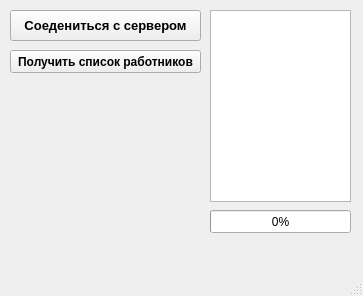
<?xml version="1.0" encoding="UTF-8"?>
<ui version="4.0">
 <class>MainWindow</class>
 <widget class="QMainWindow" name="MainWindow">
  <property name="geometry">
   <rect>
    <x>0</x>
    <y>0</y>
    <width>363</width>
    <height>296</height>
   </rect>
  </property>
  <property name="windowTitle">
   <string>MainWindow</string>
  </property>
  <widget class="QWidget" name="centralwidget">
   <widget class="QPushButton" name="pushButton">
    <property name="geometry">
     <rect>
      <x>10</x>
      <y>10</y>
      <width>191</width>
      <height>31</height>
     </rect>
    </property>
    <property name="font">
     <font>
      <pointsize>10</pointsize>
      <weight>75</weight>
      <bold>true</bold>
     </font>
    </property>
    <property name="text">
     <string>Соедениться с сервером</string>
    </property>
   </widget>
   <widget class="QTableView" name="tableView">
    <property name="geometry">
     <rect>
      <x>210</x>
      <y>10</y>
      <width>141</width>
      <height>192</height>
     </rect>
    </property>
   </widget>
   <widget class="QPushButton" name="pushButton_2">
    <property name="geometry">
     <rect>
      <x>10</x>
      <y>50</y>
      <width>191</width>
      <height>23</height>
     </rect>
    </property>
    <property name="font">
     <font>
      <pointsize>9</pointsize>
      <weight>75</weight>
      <bold>true</bold>
     </font>
    </property>
    <property name="text">
     <string>Получить список работников</string>
    </property>
   </widget>
   <widget class="QProgressBar" name="progressBar">
    <property name="geometry">
     <rect>
      <x>210</x>
      <y>210</y>
      <width>141</width>
      <height>23</height>
     </rect>
    </property>
    <property name="value">
     <number>0</number>
    </property>
   </widget>
  </widget>
  <widget class="QMenuBar" name="menubar">
   <property name="geometry">
    <rect>
     <x>0</x>
     <y>0</y>
     <width>363</width>
     <height>22</height>
    </rect>
   </property>
  </widget>
  <widget class="QStatusBar" name="statusbar"/>
 </widget>
 <resources/>
 <connections/>
</ui>
